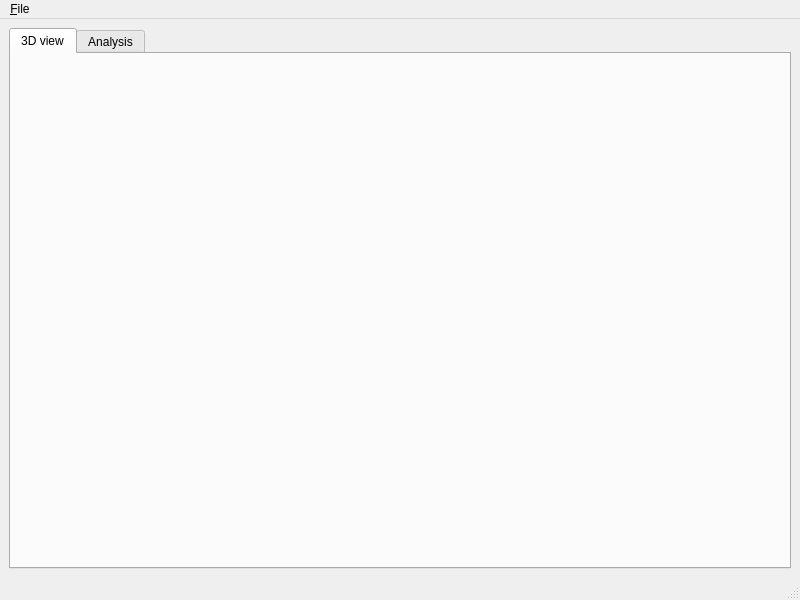
<?xml version="1.0" encoding="UTF-8"?>
<ui version="4.0">
 <class>MainWindow</class>
 <widget class="QMainWindow" name="MainWindow">
  <property name="geometry">
   <rect>
    <x>0</x>
    <y>0</y>
    <width>800</width>
    <height>600</height>
   </rect>
  </property>
  <property name="windowTitle">
   <string>MainWindow</string>
  </property>
  <widget class="QWidget" name="centralwidget">
   <layout class="QGridLayout" name="gridLayout">
    <item row="0" column="0">
     <widget class="QTabWidget" name="tabWidget">
      <property name="currentIndex">
       <number>0</number>
      </property>
      <widget class="QWidget" name="tab3D">
       <attribute name="title">
        <string>3D view</string>
       </attribute>
      </widget>
      <widget class="QWidget" name="tabAnalysis">
       <attribute name="title">
        <string>Analysis</string>
       </attribute>
      </widget>
     </widget>
    </item>
   </layout>
  </widget>
  <widget class="QMenuBar" name="menubar">
   <property name="geometry">
    <rect>
     <x>0</x>
     <y>0</y>
     <width>800</width>
     <height>30</height>
    </rect>
   </property>
   <widget class="QMenu" name="menuFile">
    <property name="title">
     <string>&amp;File</string>
    </property>
    <addaction name="actionOpen"/>
   </widget>
   <addaction name="menuFile"/>
  </widget>
  <widget class="QStatusBar" name="statusbar"/>
  <action name="actionOpen">
   <property name="text">
    <string>Open</string>
   </property>
   <property name="shortcut">
    <string>Ctrl+O</string>
   </property>
  </action>
  <action name="actionTrianglesHistogram">
   <property name="text">
    <string>Triangles histogram</string>
   </property>
   <property name="shortcut">
    <string>Ctrl+H</string>
   </property>
  </action>
 </widget>
 <resources/>
 <connections/>
</ui>
